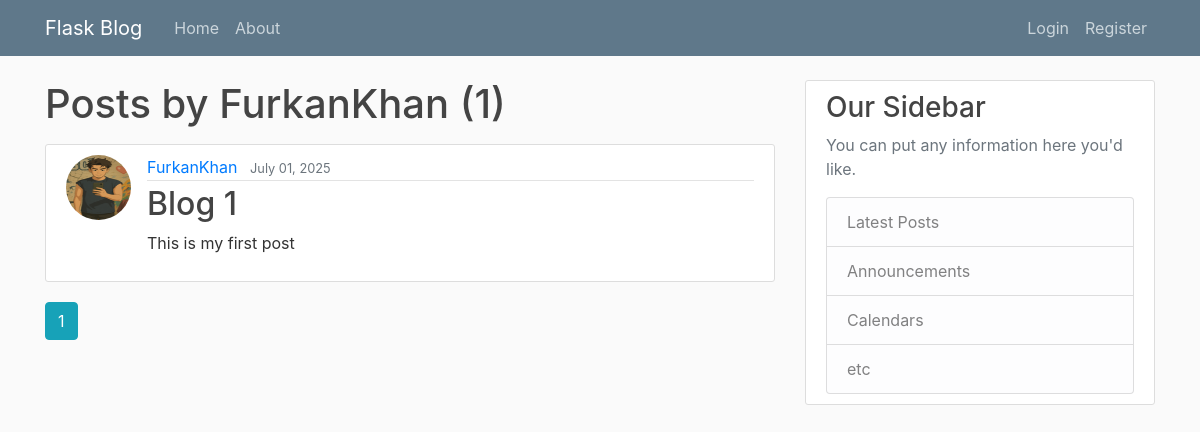
Before: /user/FurkanKhan with the older database file.
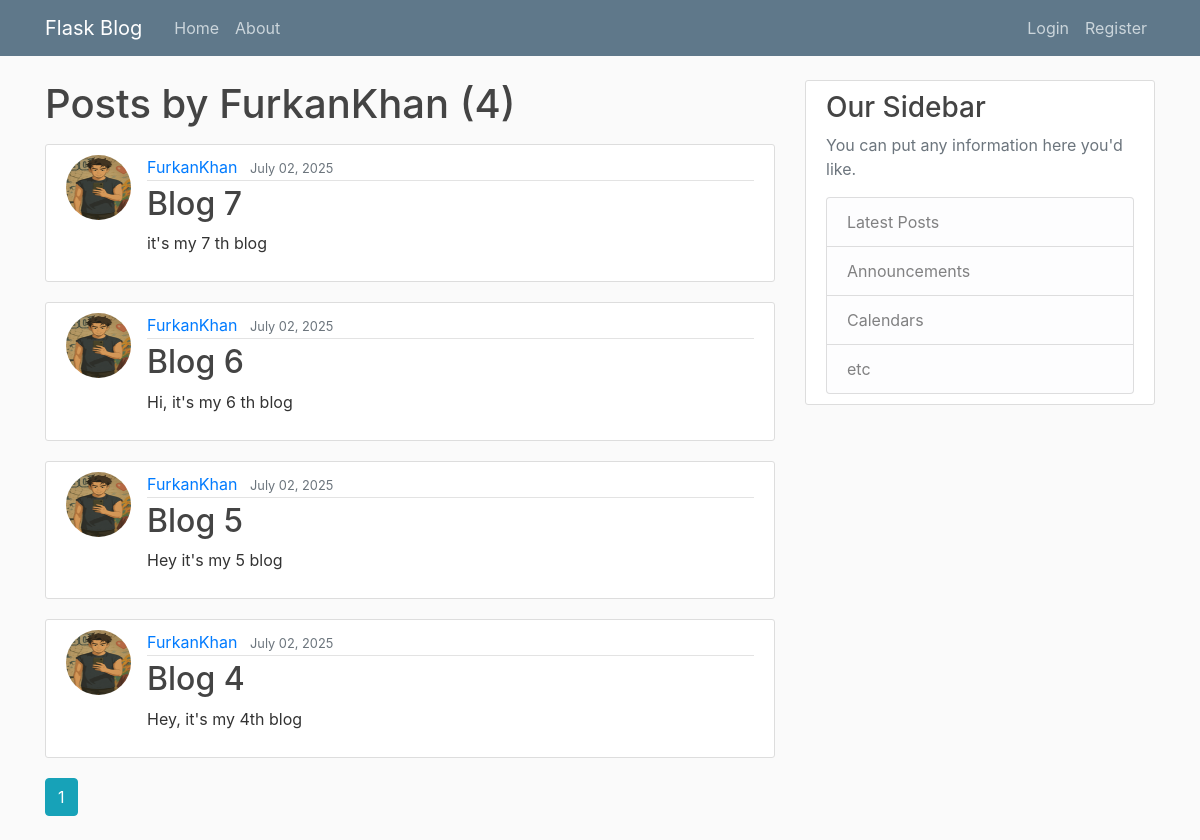
After: the same page with the newer database file.
### flaskblog/models.py (models this page shows, shortened)
class Post(db.Model):
    id = db.Column(db.Integer, primary_key=True)
    title = db.Column(db.String(100), nullable=False)
    date_posted = db.Column(db.DateTime, nullable=False, default=datetime.utcnow)
    content = db.Column(db.Text, nullable=False)
    user_id = db.Column(db.Integer, db.ForeignKey('user.id'), nullable=False)

class User(db.Model, UserMixin):
    id = db.Column(db.Integer, primary_key=True)
    username = db.Column(db.String(20), unique=True, nullable=False)
    email = db.Column(db.String(120), unique=True, nullable=False)
    image_file = db.Column(db.String(20), nullable=False, default='default.jpg')
    password = db.Column(db.String(60), nullable=False)
    posts = db.relationship('Post', backref='author', lazy=True)

### flaskblog/routes.py (the view)
@app.route("/user/<string:username>")
def user_posts(username):
    page = request.args.get('page', 1, type=int)
    user = User.query.filter_by(username=username).first_or_404()
    posts = Post.query.filter_by(author=user)\
        .order_by(Post.date_posted.desc())\
        .paginate(page=page, per_page=5)
    return render_template('user_posts.html', posts=posts, user=user)

### flaskblog/templates/user_posts.html
{% extends "layout.html" %}
{% block content %}
  <h1 class="mb-3">Posts by {{ user.username }} ({{ posts.total }})</h1>
  {% for post in posts.items %}
  <article class="media content-section">
    <img class="rounded-circle article-img" src="{{ url_for('static', filename='profile_pic/' + post.author.image_file) }}">
    <div class="media-body">
      <div class="article-metadata">
        <a class="mr-2" href="{{ url_for('user_posts', username=post.author.username) }}">{{ post.author.username }}</a>
        <small class="text-muted">{{ post.date_posted.strftime('%B %d, %Y') }}</small>
      </div>
      <h2><a class="article-title" href="{{ url_for('post', post_id=post.id) }}">{{ post.title }}</a></h2>
      <p class="article-content">{{ post.content }}</p>
    </div>
  </article>
  {% endfor %}
  {% for page_num in posts.iter_pages(left_edge=1, right_edge=1, left_current=1, right_current=2) %}
    {% if page_num %}
      {% if posts.page == page_num %}
        <a class="btn btn-info mb-4" href="{{ url_for('user_posts', username=user.username, page=page_num) }}">{{ page_num }}</a>
      {% else %}
        <a class="btn btn-outline-info mb-4" href="{{ url_for('user_posts', username=user.username, page=page_num) }}">{{ page_num }}</a>
      {% endif %}
    {% else %}
      ...
    {% endif %}
  {% endfor %}
{% endblock content %}

Changed rows visible on the page:
removed Post: image_file (picture), author.username "FurkanKhan", date_posted "July 01, 2025", title "Blog 1", content "This is my first post"
added Post: image_file (picture), author.username "FurkanKhan", date_posted "July 02, 2025", title "Blog 7", content "it's my 7 th blog"
added Post: image_file (picture), author.username "FurkanKhan", date_posted "July 02, 2025", title "Blog 6", content "Hi, it's my 6 th blog"
added Post: image_file (picture), author.username "FurkanKhan", date_posted "July 02, 2025", title "Blog 5", content "Hey it's my 5 blog"
added Post: image_file (picture), author.username "FurkanKhan", date_posted "July 02, 2025", title "Blog 4", content "Hey, it's my 4th blog"
Other visible differences:
{{ posts.total }}: "1" → "4"
